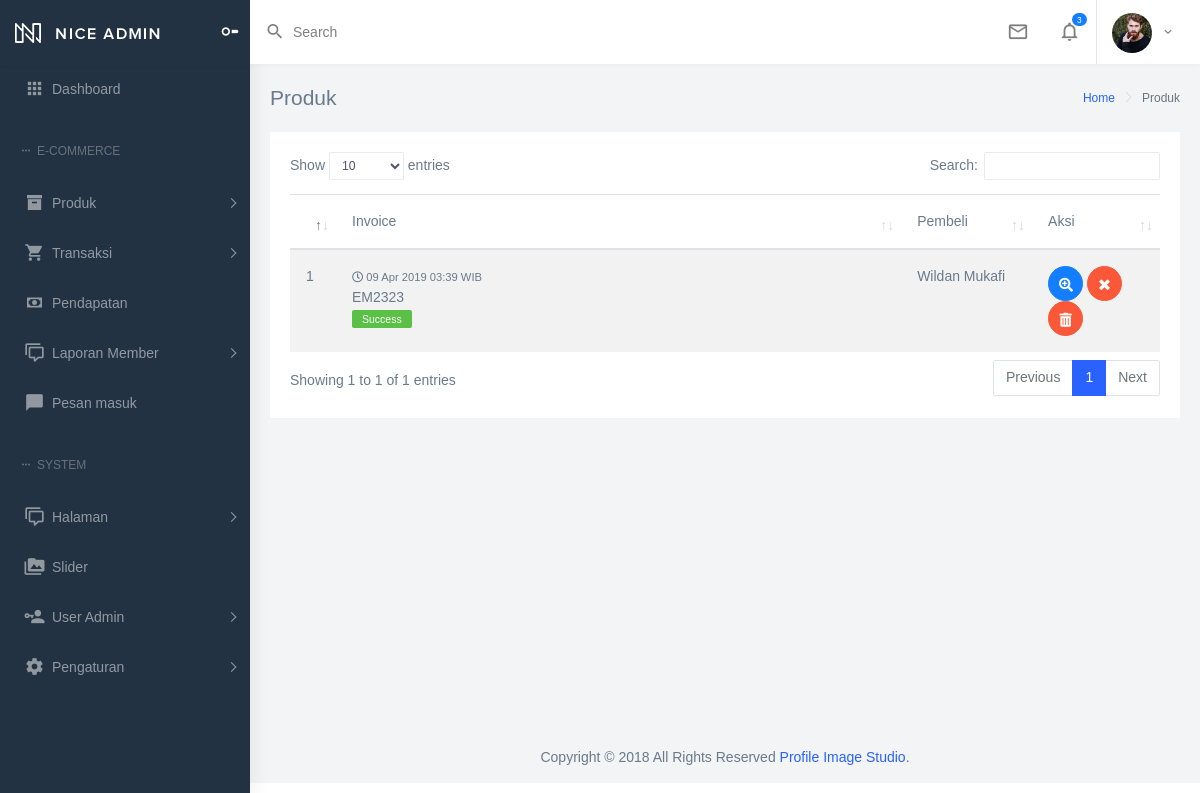
Screenshot of /index.php/admin/transaction with the database file from the repository.
### tables this page shows
CREATE TABLE `em_transactions` (
  `id` int(10) unsigned NOT NULL AUTO_INCREMENT,
  `invoice_code` varchar(255) DEFAULT NULL,
  `price_unique` int(11) DEFAULT NULL,
  `total_price` int(11) DEFAULT NULL,
  `id_payment` int(10) unsigned NOT NULL,
  `id_user` varchar(255) DEFAULT NULL,
  `status` int(1) NOT NULL DEFAULT '0',
  `courier` varchar(255) DEFAULT NULL,
  `coupon` varchar(255) DEFAULT NULL,
  `coupon_price` int(11) DEFAULT NULL,
  `receipt` longtext,
  `delivery_fee` int(11) DEFAULT NULL,
  `courier_service` varchar(255) DEFAULT NULL,
  `expired_date` timestamp NULL DEFAULT NULL,
  `created_at` timestamp NULL DEFAULT NULL,
  `updated_at` timestamp NULL DEFAULT NULL,
  `expired_receipt` timestamp NULL DEFAULT NULL,
  `deleted_at` timestamp NULL DEFAULT NULL,
  PRIMARY KEY (`id`) USING BTREE,
  KEY `em_transactions_id_payment_foreign` (`id_payment`) USING BTREE,
  CONSTRAINT `em_transactions_id_payment_foreign` FOREIGN KEY (`id_payment`) REFERENCES `em_site_payments` (`id`) ON DELETE CASCADE ON UPDATE CASCADE
);

CREATE TABLE `em_users` (
  `id` int(10) unsigned NOT NULL AUTO_INCREMENT,
  `username` varchar(255) NOT NULL,
  `fullname` varchar(255) NOT NULL,
  `email` varchar(255) NOT NULL,
  `password` varchar(255) NOT NULL,
  `is_ban` timestamp(1) NULL DEFAULT NULL,
  `id_role` int(10) unsigned NOT NULL,
  `active` int(11) NOT NULL DEFAULT '0',
  `created_at` timestamp NULL DEFAULT NULL,
  `updated_at` timestamp NULL DEFAULT NULL,
  PRIMARY KEY (`id`) USING BTREE,
  UNIQUE KEY `em_users_email_unique` (`email`) USING BTREE,
  KEY `em_users_id_role_foreign` (`id_role`) USING BTREE,
  CONSTRAINT `em_users_id_role_foreign` FOREIGN KEY (`id_role`) REFERENCES `em_user_roles` (`id`) ON DELETE CASCADE ON UPDATE CASCADE
);

### application/controllers/admin/Transaction.php (called while the page is built, shortened)
<?php
class Transaction extends PIS_Controller {
  public function index()
  {
   $data['codepage']  = "back_transaction";
   $data['page_title'] 	= 'Produk';
   $data['transaction'] = $this->transaction->listTransaction()->result_array();
   $this->template->back_views('site/back/transactionList',$data);
  }
}

### index.php (called while the page is built, shortened)
<?php
require_once BASEPATH.'core/CodeIgniter.php';

### application/models/Mod_transaction.php (called while the page is built, shortened)
<?php
class Mod_transaction extends CI_Model {
  protected $transaction          = 'em_transactions';
  protected $user                 = 'em_users';
  public function listTransaction(){
    $this->db->select($this->transaction.'.*,'.$this->user.'.id,'.$this->user.'.fullname');
    $this->db->from($this->transaction);
    $this->db->join($this->user, $this->user.'.id = '.$this->transaction.'.id_user');
    $this->db->where($this->transaction.'.deleted_at ', null);
    $this->db->where($this->transaction.'.status !=',-2);
    $this->db->or_where($this->transaction.'.status !=',-1);
    return $this->db->get();
  }
}

### application/helpers/em_helper.php (called while the page is built, shortened)
<?php  if ( ! defined('BASEPATH')) exit('No direct script access allowed');
if ( ! function_exists('tgl_indo'))
{
	function tgl_indo($tgl)
	{
		$tanggal = substr($tgl,8,2);
		$bulan = getBulan(substr($tgl,5,2));
		$tahun = substr($tgl,0,4);
		return $tanggal.' '.$bulan.' '.$tahun;
	}
}
if ( ! function_exists('bulan'))
{
	function getBulan($bln)
	{
		switch ($bln)
		{
			case 4:
			return "Apr";
			break;
		}
	}
}

### application/views/site/back/transactionList.php (the view, shortened to what this page needs)
<div class="container-fluid" data-codepage="<?php echo $codepage ?>">
	<div class="row">
		<div class="col-12">
			<div class="card">
				<div class="card-body">
					<div class="table-responsive">
            <table id="listTransaction" class="table table-striped" style="width:100%">
              <thead>
                <tr>
                  <th></th>
                  <th width="65%">Invoice</th>
                  <th width="15%">Pembeli</th>
                  <th>Aksi</th>
                </tr>
              </thead>
              <tbody>
              <?php
              $no = 1;
              foreach ($transaction as $tr):?>
                <tr>
                  <td>
                    <?= $no?> </td>
                  <td>
                    <small class="date">
                      <span class="far fa-clock"></span> <?php echo tgl_indo($tr['created_at'])." ".substr($tr['created_at'], 10, 6)?> WIB
                    </small><br>
                    <?= $tr['invoice_code']?><br>
                    <?php if ($tr['status'] == -1):?>
										    <span class="label label-danger">Expired</span>
										<?php elseif($tr['status'] == -2):?>
                        <span class="label label-danger">Failed</span>
										<?php elseif($tr['status'] == 0):?>
                        <span class="label label-warning">Unpaid</span>
										<?php elseif($tr['status'] == 1):?>
                        <span class="label label-info">Paid</span>
										<?php elseif($tr['status'] == 2):?>
                        <span class="label label-primary">Deliver</span>
										<?php elseif($tr['status'] == 3):?>
                        <span class="label label-success">Success</span>
										<?php endif;?>
                  </td>
                  <td>
                    <?= ucwords($tr['fullname'])?> </td>
                  <td>
                    <a href="<?php echo base_url('admin/Transaction/detail/'.$tr['invoice_code'])?>"><button type="button" class="btn btn-info btn-circle btn-sm"><i class="fas fa-search-plus"></i> </button></a>
                    <?php if ($tr['status'] < 1):?>
                      <button type="button" class="btn btn-success btn-circle btn-sm approve-trans" type="button" data-id="<?= $tr['id']?>" data-dir="<?php echo base_url('admin/Transaction/approve/')?>"><i class="fa fa-check"></i> </button>
                    <?php elseif($tr['status'] = 1):?>
                      <button type="button" class="btn btn-danger btn-circle btn-sm doapprove-trans" type="button" data-id="<?= $tr['id']?>" data-dir="<?php echo base_url('admin/Transaction/doApprove/')?>"><i class="fa fa-times"></i> </button>
                    <?php endif;?>
                    <button type="button" class="btn btn-danger btn-circle btn-sm del-trans" type="button" data-id="<?= $tr['id']?>" data-dir="<?php echo base_url('admin/Transaction/del_transaction/')?>"><i class="fas fa-trash-alt"></i> </button>
                  </td>
                </tr>
              <?php  $no++; endforeach;?>
            </table>
					</div>
				</div>
			</div>
		</div>
	</div>
</div>

### rows the page displays
em_transactions: created_at "09 Apr 2019", created_at "03:39", invoice_code "EM2323", status "Success", em_users.fullname "Wildan Mukafi"
